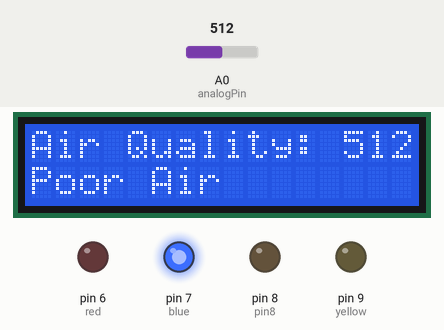
The sketch below on a simulated Arduino Uno, built with avr-gcc and run on an emulated ATmega328P. Parts: 16×2 character LCD, output pins drawn as LEDs (lit = HIGH). Inputs (shaded band) come from the test bench; at power-on: A0 (analogPin) = 512. What the sketch prints to the serial monitor is not drawn.

Above: at 1.6 s.
1.7 s: A0 (analogPin) set to 536
At 2.4 s:
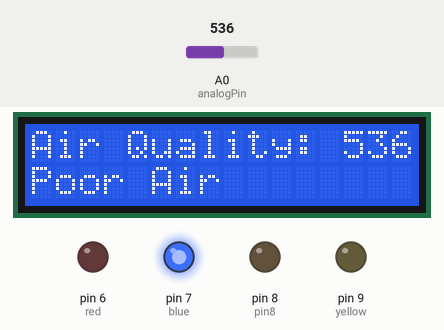
3.5 s: A0 (analogPin) set to 569
At 4.4 s:
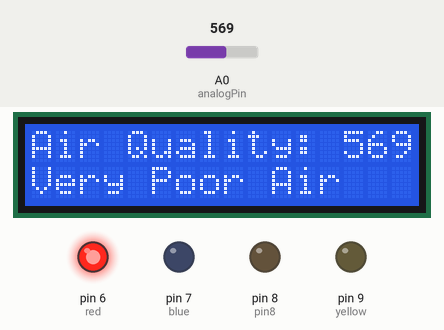
5.5 s: A0 (analogPin) set to 390
At 6.4 s:
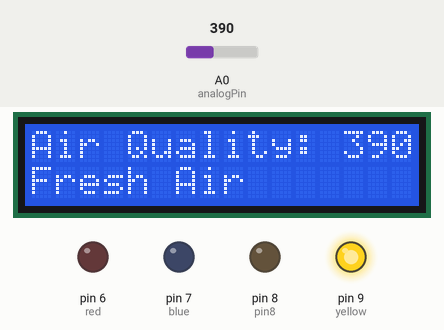
7.6 s: A0 (analogPin) set to 419
At 8.4 s:
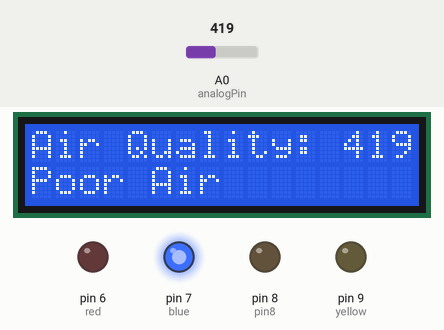
9.6 s: A0 (analogPin) set to 660
At 10.4 s:
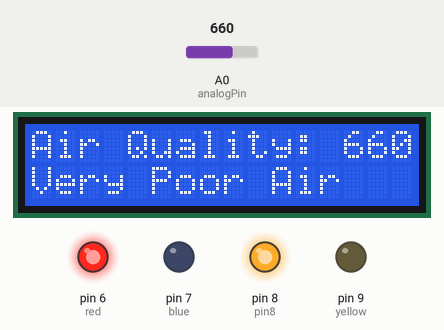
Timing chart, 0 to 12.6 s (numbered marks = the images above; inputs shaded):
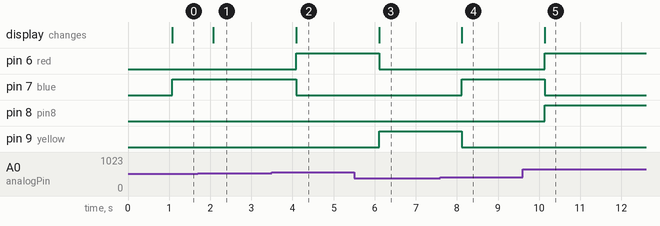

Measured:
- the behaviour switches between 550 and 551 on A0 (analogPin) (found by bisection; images 1 and 2)
- the behaviour switches between 400 and 401 on A0 (analogPin) (found by bisection; images 3 and 4)
- after the input at 1.7 s, the display: changes after 0.38 s (image 1)
- after the input at 3.5 s, pin 6 (red): LOW → HIGH after 0.59 s; pin 7 (blue): HIGH → LOW after 0.59 s; the display: changes after 0.59 s (image 2)
- after the input at 5.5 s, pin 6 (red): HIGH → LOW after 0.61 s; pin 9 (yellow): LOW → HIGH after 0.61 s; the display: changes after 0.61 s (image 3)
- after the input at 7.6 s, pin 7 (blue): LOW → HIGH after 0.52 s; pin 9 (yellow): HIGH → LOW after 0.52 s; the display: changes after 0.52 s (image 4)
- after the input at 9.6 s, pin 6 (red), pin 8 (pin8): LOW → HIGH after 0.53 s; pin 7 (blue): HIGH → LOW after 0.53 s; the display: changes after 0.53 s (image 5)

The sketch:

air.ino
```cpp
#include <LiquidCrystal.h>
LiquidCrystal lcd(12, 11, 5, 4, 3, 2);
int pin8 = 8;
int analogPin = A0;
int sensorValue = 0;
int red = 6;
int blue = 7;
int yellow = 9;
void setup() {
 pinMode(analogPin, INPUT);
 pinMode(pin8, OUTPUT);
 pinMode(red,OUTPUT);
 pinMode(blue,OUTPUT);
 pinMode(yellow,OUTPUT);
 lcd.begin(16, 2);
 lcd.print("What is the air ");
 lcd.print("quality today?");
 Serial.begin(9600);
 lcd.display();

}
void loop() {

 delay(1000);
 sensorValue = analogRead(analogPin);
 Serial.print("Air Quality in PPM = ");
 Serial.println(sensorValue);

 lcd.clear();
 lcd.setCursor(0,0);
 lcd.print ("Air Quality: ");
 lcd.print (sensorValue);

 if (sensorValue<=400)
 {
 Serial.print("Fresh Air ");
 Serial.print ("\r\n");
 lcd.setCursor(0,1);
 lcd.print("Fresh Air");
 digitalWrite(red,LOW);
 digitalWrite(blue,LOW);
 digitalWrite(yellow,HIGH);
 }
 else if( sensorValue>400 && sensorValue<=550 )
 {
 Serial.print("Poor Air");
 Serial.print ("\r\n"); //sends a carriage return and a line feed
 lcd.setCursor(0,1); // set the cursor to column 0, line 1
 lcd.print("Poor Air");
 digitalWrite(red,LOW);
 digitalWrite(blue,HIGH);
 digitalWrite(yellow,LOW);
 }
 else if (sensorValue>550 )
 {
 Serial.print("Very Poor Air");
 Serial.print ("\r\n");
 lcd.setCursor(0,1);
 lcd.print("Very Poor Air");
 digitalWrite(red,HIGH);
 digitalWrite(blue,LOW);
 digitalWrite(yellow,LOW);
 }

 if (sensorValue >650) {
 digitalWrite(pin8, HIGH);
 }
 else {
 digitalWrite(pin8, LOW);
 }
}
```
